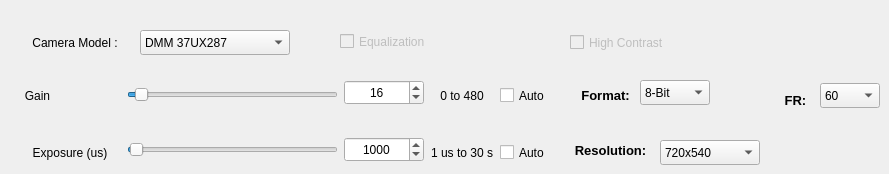
      <widget class="QWidget" name="tab_3">
       <attribute name="title">
        <string>Camera Options</string>
       </attribute>
       <widget class="QCheckBox" name="checkBox_high_contrast">
        <property name="enabled">
         <bool>false</bool>
        </property>
        <property name="geometry">
         <rect>
          <x>570</x>
          <y>30</y>
          <width>131</width>
          <height>25</height>
         </rect>
        </property>
        <property name="minimumSize">
         <size>
          <width>0</width>
          <height>25</height>
         </size>
        </property>
        <property name="maximumSize">
         <size>
          <width>16777215</width>
          <height>25</height>
         </size>
        </property>
        <property name="toolTip">
         <string>Enable the high contrast mode</string>
        </property>
        <property name="statusTip">
         <string>Apply high contrast to NIM image.</string>
        </property>
        <property name="text">
         <string>High Contrast</string>
        </property>
       </widget>
       <widget class="QCheckBox" name="checkBox_equ">
        <property name="enabled">
         <bool>false</bool>
        </property>
        <property name="geometry">
         <rect>
          <x>340</x>
          <y>30</y>
          <width>121</width>
          <height>23</height>
         </rect>
        </property>
        <property name="toolTip">
         <string>Apply the display equalization</string>
        </property>
        <property name="statusTip">
         <string>Apply software equalization</string>
        </property>
        <property name="text">
         <string>Equalization</string>
        </property>
       </widget>
       <widget class="QLabel" name="label_18">
        <property name="geometry">
         <rect>
          <x>20</x>
          <y>83</y>
          <width>35</width>
          <height>25</height>
         </rect>
        </property>
        <property name="minimumSize">
         <size>
          <width>0</width>
          <height>25</height>
         </size>
        </property>
        <property name="maximumSize">
         <size>
          <width>100</width>
          <height>25</height>
         </size>
        </property>
        <property name="text">
         <string>Gain</string>
        </property>
        <property name="alignment">
         <set>Qt::AlignCenter</set>
        </property>
       </widget>
       <widget class="QLabel" name="label_17">
        <property name="geometry">
         <rect>
          <x>430</x>
          <y>83</y>
          <width>64</width>
          <height>25</height>
         </rect>
        </property>
        <property name="sizePolicy">
         <sizepolicy hsizetype="Minimum" vsizetype="Preferred">
          <horstretch>0</horstretch>
          <verstretch>0</verstretch>
         </sizepolicy>
        </property>
        <property name="minimumSize">
         <size>
          <width>0</width>
          <height>25</height>
         </size>
        </property>
        <property name="maximumSize">
         <size>
          <width>100</width>
          <height>25</height>
         </size>
        </property>
        <property name="text">
         <string>0 to 480</string>
        </property>
        <property name="alignment">
         <set>Qt::AlignCenter</set>
        </property>
       </widget>
       <widget class="QCheckBox" name="checkBox_auto_exposure">
        <property name="geometry">
         <rect>
          <x>500</x>
          <y>140</y>
          <width>52</width>
          <height>25</height>
         </rect>
        </property>
        <property name="minimumSize">
         <size>
          <width>0</width>
          <height>25</height>
         </size>
        </property>
        <property name="maximumSize">
         <size>
          <width>16777215</width>
          <height>25</height>
         </size>
        </property>
        <property name="text">
         <string>Auto</string>
        </property>
       </widget>
       <widget class="QSlider" name="horizontalSlider_gain">
        <property name="geometry">
         <rect>
          <x>127</x>
          <y>85</y>
          <width>211</width>
          <height>20</height>
         </rect>
        </property>
        <property name="maximum">
         <number>480</number>
        </property>
        <property name="value">
         <number>16</number>
        </property>
        <property name="orientation">
         <enum>Qt::Horizontal</enum>
        </property>
        <property name="tickPosition">
         <enum>QSlider::NoTicks</enum>
        </property>
        <property name="tickInterval">
         <number>40</number>
        </property>
       </widget>
       <widget class="QCheckBox" name="checkBox_auto_gain">
        <property name="geometry">
         <rect>
          <x>500</x>
          <y>83</y>
          <width>52</width>
          <height>25</height>
         </rect>
        </property>
        <property name="minimumSize">
         <size>
          <width>0</width>
          <height>25</height>
         </size>
        </property>
        <property name="maximumSize">
         <size>
          <width>16777215</width>
          <height>25</height>
         </size>
        </property>
        <property name="text">
         <string>Auto</string>
        </property>
       </widget>
       <widget class="QLabel" name="label_20">
        <property name="geometry">
         <rect>
          <x>430</x>
          <y>140</y>
          <width>64</width>
          <height>25</height>
         </rect>
        </property>
        <property name="minimumSize">
         <size>
          <width>0</width>
          <height>25</height>
         </size>
        </property>
        <property name="maximumSize">
         <size>
          <width>100</width>
          <height>25</height>
         </size>
        </property>
        <property name="text">
         <string>1 us to 30 s</string>
        </property>
        <property name="alignment">
         <set>Qt::AlignCenter</set>
        </property>
       </widget>
       <widget class="QSpinBox" name="spinBox_gain">
        <property name="geometry">
         <rect>
          <x>344</x>
          <y>80</y>
          <width>80</width>
          <height>25</height>
         </rect>
        </property>
        <property name="sizePolicy">
         <sizepolicy hsizetype="Preferred" vsizetype="Fixed">
          <horstretch>0</horstretch>
          <verstretch>0</verstretch>
         </sizepolicy>
        </property>
        <property name="minimumSize">
         <size>
          <width>0</width>
          <height>25</height>
         </size>
        </property>
        <property name="maximumSize">
         <size>
          <width>80</width>
          <height>25</height>
         </size>
        </property>
        <property name="alignment">
         <set>Qt::AlignCenter</set>
        </property>
        <property name="correctionMode">
         <enum>QAbstractSpinBox::CorrectToNearestValue</enum>
        </property>
        <property name="maximum">
         <number>480</number>
        </property>
        <property name="singleStep">
         <number>10</number>
        </property>
        <property name="value">
         <number>16</number>
        </property>
       </widget>
       <widget class="QSlider" name="horizontalSlider_exposure">
        <property name="geometry">
         <rect>
          <x>127</x>
          <y>137</y>
          <width>211</width>
          <height>25</height>
         </rect>
        </property>
        <property name="minimumSize">
         <size>
          <width>0</width>
          <height>25</height>
         </size>
        </property>
        <property name="maximumSize">
         <size>
          <width>16777215</width>
          <height>25</height>
         </size>
        </property>
        <property name="maximum">
         <number>3000000</number>
        </property>
        <property name="value">
         <number>1000</number>
        </property>
        <property name="orientation">
         <enum>Qt::Horizontal</enum>
        </property>
        <property name="tickPosition">
         <enum>QSlider::NoTicks</enum>
        </property>
        <property name="tickInterval">
         <number>200000</number>
        </property>
       </widget>
       <widget class="QLabel" name="label_19">
        <property name="geometry">
         <rect>
          <x>20</x>
          <y>140</y>
          <width>100</width>
          <height>25</height>
         </rect>
        </property>
        <property name="minimumSize">
         <size>
          <width>0</width>
          <height>25</height>
         </size>
        </property>
        <property name="maximumSize">
         <size>
          <width>100</width>
          <height>25</height>
         </size>
        </property>
        <property name="text">
         <string>Exposure (us)</string>
        </property>
        <property name="alignment">
         <set>Qt::AlignCenter</set>
        </property>
       </widget>
       <widget class="QSpinBox" name="spinBox_exposure">
        <property name="geometry">
         <rect>
          <x>344</x>
          <y>137</y>
          <width>80</width>
          <height>25</height>
         </rect>
        </property>
        <property name="minimumSize">
         <size>
          <width>0</width>
          <height>20</height>
         </size>
        </property>
        <property name="maximumSize">
         <size>
          <width>80</width>
          <height>25</height>
         </size>
        </property>
        <property name="tabletTracking">
         <bool>false</bool>
        </property>
        <property name="alignment">
         <set>Qt::AlignCenter</set>
        </property>
        <property name="correctionMode">
         <enum>QAbstractSpinBox::CorrectToNearestValue</enum>
        </property>
        <property name="keyboardTracking">
         <bool>true</bool>
        </property>
        <property name="showGroupSeparator" stdset="0">
         <bool>false</bool>
        </property>
        <property name="minimum">
         <number>1</number>
        </property>
        <property name="maximum">
         <number>30000000</number>
        </property>
        <property name="value">
         <number>1000</number>
        </property>
       </widget>
       <widget class="QLabel" name="label_27">
        <property name="geometry">
         <rect>
          <x>570</x>
          <y>80</y>
          <width>71</width>
          <height>31</height>
         </rect>
        </property>
        <property name="font">
         <font>
          <pointsize>10</pointsize>
          <weight>75</weight>
          <bold>true</bold>
         </font>
        </property>
        <property name="text">
         <string>Format:</string>
        </property>
        <property name="alignment">
         <set>Qt::AlignCenter</set>
        </property>
       </widget>
       <widget class="QComboBox" name="comboBox_format">
        <property name="geometry">
         <rect>
          <x>640</x>
          <y>80</y>
          <width>70</width>
          <height>25</height>
         </rect>
        </property>
        <property name="minimumSize">
         <size>
          <width>70</width>
          <height>25</height>
         </size>
        </property>
        <property name="maximumSize">
         <size>
          <width>70</width>
          <height>25</height>
         </size>
        </property>
        <item>
         <property name="text">
          <string>8-Bit</string>
         </property>
        </item>
        <item>
         <property name="text">
          <string>16-Bit</string>
         </property>
        </item>
       </widget>
       <widget class="QLabel" name="label_3">
        <property name="geometry">
         <rect>
          <x>560</x>
          <y>140</y>
          <width>101</width>
          <height>20</height>
         </rect>
        </property>
        <property name="minimumSize">
         <size>
          <width>0</width>
          <height>20</height>
         </size>
        </property>
        <property name="maximumSize">
         <size>
          <width>16777215</width>
          <height>20</height>
         </size>
        </property>
        <property name="font">
         <font>
          <pointsize>10</pointsize>
          <weight>75</weight>
          <bold>true</bold>
         </font>
        </property>
        <property name="frameShadow">
         <enum>QFrame::Plain</enum>
        </property>
        <property name="text">
         <string>Resolution:</string>
        </property>
        <property name="alignment">
         <set>Qt::AlignCenter</set>
        </property>
        <property name="margin">
         <number>1</number>
        </property>
       </widget>
       <widget class="QComboBox" name="comboBox_resolution">
        <property name="geometry">
         <rect>
          <x>660</x>
          <y>140</y>
          <width>100</width>
          <height>25</height>
         </rect>
        </property>
        <property name="minimumSize">
         <size>
          <width>80</width>
          <height>0</height>
         </size>
        </property>
        <property name="maximumSize">
         <size>
          <width>100</width>
          <height>25</height>
         </size>
        </property>
        <item>
         <property name="text">
          <string>720x540</string>
         </property>
        </item>
        <item>
         <property name="text">
          <string>640x480</string>
         </property>
        </item>
        <item>
         <property name="text">
          <string>320x240</string>
         </property>
        </item>
       </widget>
       <widget class="QLabel" name="label_2">
        <property name="geometry">
         <rect>
          <x>770</x>
          <y>90</y>
          <width>51</width>
          <height>20</height>
         </rect>
        </property>
        <property name="minimumSize">
         <size>
          <width>0</width>
          <height>20</height>
         </size>
        </property>
        <property name="maximumSize">
         <size>
          <width>16777215</width>
          <height>20</height>
         </size>
        </property>
        <property name="font">
         <font>
          <pointsize>10</pointsize>
          <weight>75</weight>
          <bold>true</bold>
         </font>
        </property>
        <property name="text">
         <string>FR:</string>
        </property>
        <property name="alignment">
         <set>Qt::AlignCenter</set>
        </property>
       </widget>
       <widget class="QComboBox" name="comboBox_framerate">
        <property name="geometry">
         <rect>
          <x>820</x>
          <y>83</y>
          <width>60</width>
          <height>25</height>
         </rect>
        </property>
        <property name="minimumSize">
         <size>
          <width>60</width>
          <height>0</height>
         </size>
        </property>
        <property name="maximumSize">
         <size>
          <width>60</width>
          <height>25</height>
         </size>
        </property>
        <item>
         <property name="text">
          <string>60</string>
         </property>
        </item>
        <item>
         <property name="text">
          <string>30</string>
         </property>
        </item>
        <item>
         <property name="text">
          <string>25</string>
         </property>
        </item>
        <item>
         <property name="text">
          <string>15</string>
         </property>
        </item>
        <item>
         <property name="text">
          <string>1</string>
         </property>
        </item>
       </widget>
       <widget class="QComboBox" name="comboBox_camera_model">
        <property name="geometry">
         <rect>
          <x>140</x>
          <y>30</y>
          <width>150</width>
          <height>25</height>
         </rect>
        </property>
        <property name="minimumSize">
         <size>
          <width>150</width>
          <height>25</height>
         </size>
        </property>
        <property name="maximumSize">
         <size>
          <width>150</width>
          <height>25</height>
         </size>
        </property>
        <property name="currentIndex">
         <number>1</number>
        </property>
        <property name="modelColumn">
         <number>0</number>
        </property>
        <item>
         <property name="text">
          <string>DMM 22BUC03</string>
         </property>
        </item>
        <item>
         <property name="text">
          <string>DMM 37UX287</string>
         </property>
        </item>
        <item>
         <property name="text">
          <string>DMM 37UX178</string>
         </property>
        </item>
       </widget>
       <widget class="QLabel" name="label_14">
        <property name="geometry">
         <rect>
          <x>20</x>
          <y>30</y>
          <width>110</width>
          <height>25</height>
         </rect>
        </property>
        <property name="minimumSize">
         <size>
          <width>40</width>
          <height>25</height>
         </size>
        </property>
        <property name="maximumSize">
         <size>
          <width>110</width>
          <height>25</height>
         </size>
        </property>
        <property name="tabletTracking">
         <bool>false</bool>
        </property>
        <property name="text">
         <string>Camera Model :</string>
        </property>
        <property name="alignment">
         <set>Qt::AlignCenter</set>
        </property>
       </widget>
      </widget>
